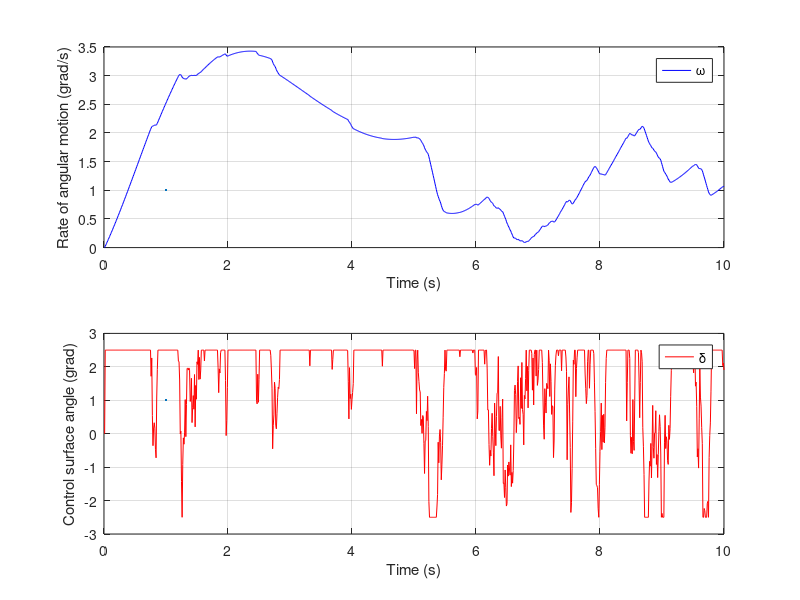
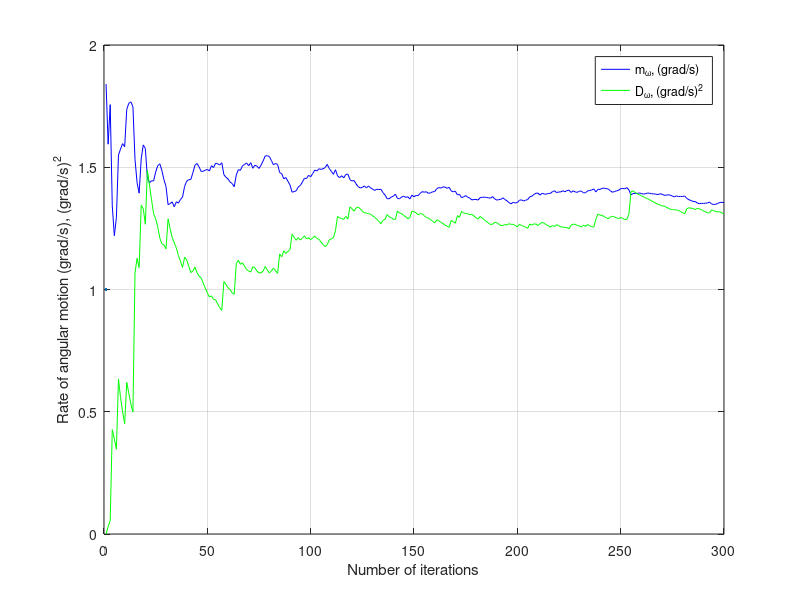

The MATLAB script that drew these images, in order:
%==========================================================================
% Tutorial Stochastic Dynamics with Aerospace Applications
% Topic #8: Monte-Carlo simulation
% Authors: V.Bobronnikov & M.Trifonov 
% Email: trifonov.m@yahoo.com
% Date(dd-mm-yyyy): 22-08-2021
%==========================================================================
clc; clear; close all;  
% Description of dynamic system
u=3; % input value (control)
A=2.5; % lower/upper limit of saturation
% Mathematical model of the dynamic system
W1=tf([0 2 1.5158],[1 1.02 0.575]);
W2=tf([ 0.5 1],[0.1 1]);
W3=tf([0 0.7 1],[0.75 0.35 1]);
% State-space model
[A1,B1,C1,D1]=ssdata(W1);
[A2,B2,C2,D2]=ssdata(W2);
[A3,B3,C3,D3]=ssdata(W3);
% Input data
T=10; dt=0.01; 
N=fix(T/dt);
B=sqrt(1/dt);
m=0; D=0; 
NR=300; % number of iterations
for k=1:NR
    f1=zeros(2,1); f2=0; f3=zeros(2,1);
    X1=zeros(2,1); X2=0; X3=zeros(2,1);
    y1=0; y2=0; y3=0;
    for i=1:N 
        u1=B*randn(1); 
        u2=u+y1-0.5*y3; 
        if  abs(y2)<A 
            u3=y2; 
        else 
            u3=A*sign(y2);
        end 
        %the right-hand-side of a dynamic system
        f1=A1*X1+B1*u1;
        f2=A2*X2+B2*u2;
        f3=A3*X3+B3*u3;
        % Integration of equations using Euler's method
        X1=X1+f1*dt;
        X2=X2+f2*dt;
        X3=X3+f3*dt;
        % Output vectors
        y1=C1*X1+D1*u1;
        y2=C2*X2+D2*u2;
        y3=C3*X3+D3*u3;
        om(i)=y3; l(i)=i; 
        data_u3(i)=u3;
    end
%     figure(1);plot(l*dt,om),grid 
%     figure(4);plot(l*dt,data_u3,'r'),grid on,hold on
    %Mean
    m=((k-1)*m+y3)/k;
    %Variance
    D=(D*(k-1)+(y3-m)^2)/k; 
    q(k)=k; M(k)=m; DD(k)=D; 
end
%plotting
figure(1)  %subplot for last iteration
subplot(2,1,1);plot(l*dt,om,'b',LineWidth=1);grid on;
legend('\omega');
xlabel('Time (s)');ylabel('Rate of angular motion (grad/s)');
subplot(2,1,2);plot(l*dt,data_u3,'r',LineWidth=1);grid on;
legend('\delta');
xlabel('Time (s)');ylabel('Control surface angle (grad)');
figure(2);
plot(q,M,'b',q,DD,'g',LineWidth=1);grid on; 
legend('m_\omega, (grad/s)','D_\omega, (grad/s)^2');
xlabel('Number of iterations'); ylabel('Rate of angular motion (grad/s), (grad/s)^2');
